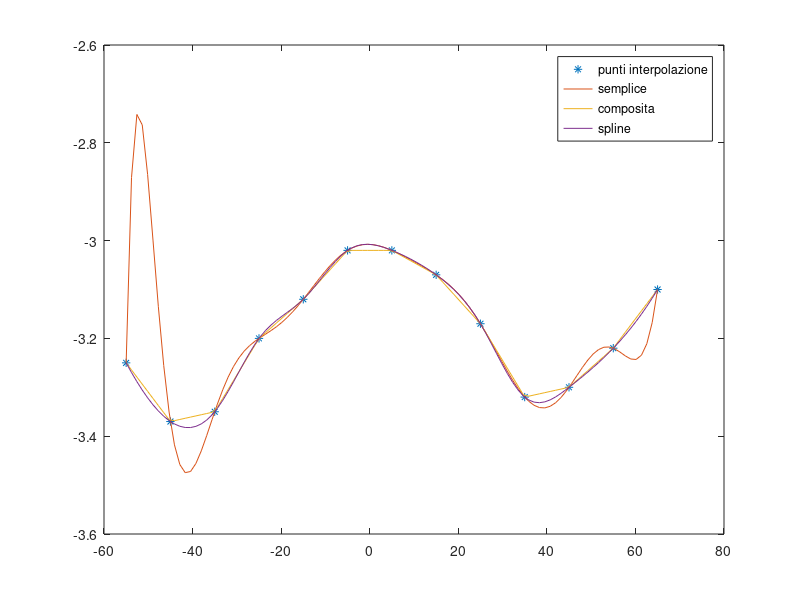

Reproduce this figure in MATLAB.
close all
clear all
clc

x = -55:10:65;
y = [-3.25 -3.37 -3.35 -3.2 -3.12 -3.02 -3.02 -3.07 -3.17 -3.32 -3.3 -3.22 -3.1];

n = 12;

plot(x,y,'*');

hold on
intervallo = linspace(-55,65);

%interpolazione lagrangiana semplice
coeff = polyfit(x,y,n);
plot(intervallo,polyval(coeff,intervallo));

%interpolazione composita
val1 = interp1(x,y,intervallo);
plot(intervallo,val1);

%interpolazione spline
val2 = spline(x,y,intervallo);
plot(intervallo,val2);

legend("punti interpolazione","semplice","composita","spline");


